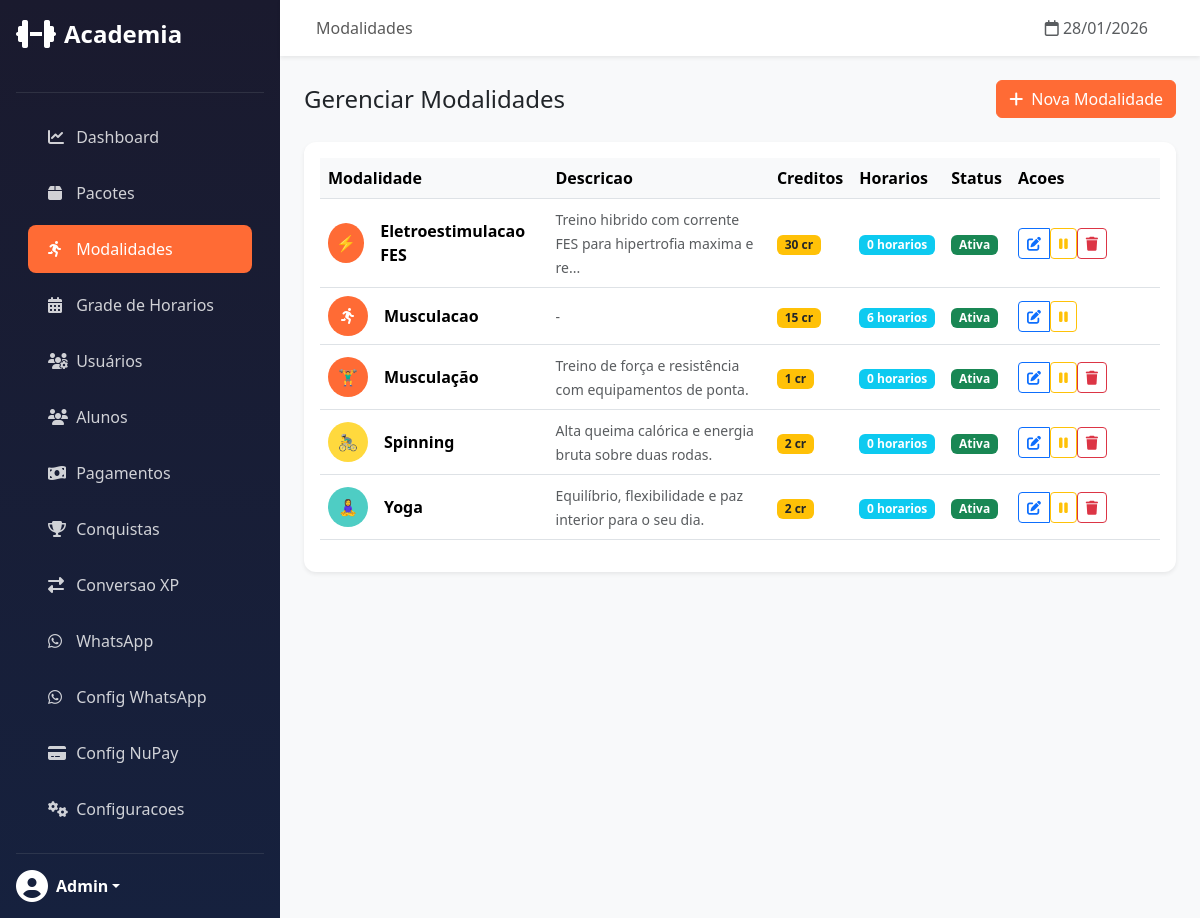
/admin/modalities/ (signed in), run on the app's committed database.
### app/models/user.py (models this page shows, shortened)
class User(UserMixin, db.Model):
    __tablename__ = 'users'
    id = db.Column(db.Integer, primary_key=True)
    name = db.Column(db.String(100), nullable=False)
    email = db.Column(db.String(120), unique=True, nullable=False)
    phone = db.Column(db.String(20), nullable=False)
    password_hash = db.Column(db.String(256), nullable=False)
    cpf = db.Column(db.String(14), nullable=True)  # Formato: 123.456.789-00
    gender = db.Column(db.Enum(Gender), nullable=True)
    role = db.Column(db.String(20), default='student')
    xp = db.Column(db.Integer, default=0)  # XP total historico (para ranking)
    level = db.Column(db.Integer, default=1)
    xp_available = db.Column(db.Integer, default=0)  # XP disponivel para conversao (janela 3 meses)
    credits_balance = db.Column(db.Integer, default=0)  # Total de creditos ativos (wallets)
    photo_url = db.Column(db.String(255))
    is_active = db.Column(db.Boolean, default=True)
    created_at = db.Column(db.DateTime, default=datetime.utcnow)
    updated_at = db.Column(db.DateTime, default=datetime.utcnow, onupdate=datetime.utcnow)
    last_login = db.Column(db.DateTime)

### app/models/modality.py (models this page shows, shortened)
class Modality(db.Model):
    __tablename__ = 'modalities'
    id = db.Column(db.Integer, primary_key=True)
    name = db.Column(db.String(100), nullable=False)
    description = db.Column(db.Text)
    color = db.Column(db.String(7), default='#FF6B35')
    icon = db.Column(db.String(50))  # Emoji ou FontAwesome
    is_active = db.Column(db.Boolean, default=True)
    credits_cost = db.Column(db.Integer, default=1, nullable=False)
    is_featured = db.Column(db.Boolean, default=False)  # Destaque na landing page
    requires_gender_segregation = db.Column(db.Boolean, default=False)
    created_at = db.Column(db.DateTime, default=datetime.utcnow)
    updated_at = db.Column(db.DateTime, default=datetime.utcnow, onupdate=datetime.utcnow)
    schedules = db.relationship('ClassSchedule', backref='modality', lazy=True)

### app/routes/admin/modalities.py (the view)
@modalities_bp.route('/')
@login_required
@admin_required
def list_modalities():
    modalities = Modality.query.order_by(Modality.name).all()
    return render_template('admin/modalities/list.html', modalities=modalities)

### app/routes/admin/dashboard.py (called while the page is built)
def admin_required(f):
    @wraps(f)
    def decorated_function(*args, **kwargs):
        if not current_user.is_authenticated or current_user.role != 'admin':
            abort(403)
        return f(*args, **kwargs)
    return decorated_function

### app/templates/admin/modalities/list.html (shortened to what this page needs)
{% extends "admin/base.html" %}
{% block page_title %}Modalidades{% endblock %}
{% block content %}
<div class="d-flex justify-content-between align-items-center mb-4">
    <h4 class="mb-0">Gerenciar Modalidades</h4>
    <a href="{{ url_for('admin_modalities.create_modality') }}" class="btn btn-primary">
        <i class="fas fa-plus me-2"></i>Nova Modalidade
    </a>
</div>
<div class="card">
    <div class="card-body">
        {% if modalities %}
        <div class="table-responsive">
            <table class="table table-hover align-middle">
                <thead>
                    <tr>
                        <th>Modalidade</th>
                        <th>Descricao</th>
                        <th>Creditos</th>
                        <th>Horarios</th>
                        <th>Status</th>
                        <th style="width: 150px;">Acoes</th>
                    </tr>
                </thead>
                <tbody>
                    {% for modality in modalities %}
                    <tr class="{{ 'table-secondary' if not modality.is_active }}">
                        <td>
                            <div class="d-flex align-items-center">
                                <div class="rounded-circle me-3 d-flex align-items-center justify-content-center"
                                    style="width: 40px; height: 40px; background-color: {{ modality.color }};">
                                    {% if modality.icon %}
                                    <span class="text-white">{{ modality.icon }}</span>
                                    {% else %}
                                    <i class="fas fa-running text-white"></i>
                                    {% endif %}
                                </div>
                                <strong>{{ modality.name }}</strong>
                            </div>
                        </td>
                        <td>
                            <small class="text-muted">{{ modality.description[:60] if modality.description else '-' }}{{
                                '...' if modality.description and modality.description|length > 60 }}</small>
                        </td>
                        <td>
                            <span class="badge bg-warning text-dark">{{ modality.credits_cost }} cr</span>
                        </td>
                        <td>
                            <span class="badge bg-info">{{ modality.schedules|length }} horarios</span>
                        </td>
                        <td>
                            {% if modality.is_active %}
                            <span class="badge bg-success">Ativa</span>
                            {% else %}
                            <span class="badge bg-secondary">Inativa</span>
                            {% endif %}
                        </td>
                        <td>
                            <div class="btn-group">
                                <a href="{{ url_for('admin_modalities.edit_modality', id=modality.id) }}"
                                    class="btn btn-sm btn-outline-primary" title="Editar">
                                    <i class="fas fa-edit"></i>
                                </a>
                                <form action="{{ url_for('admin_modalities.toggle_modality', id=modality.id) }}"
                                    method="POST" class="d-inline">
                                    <button type="submit"
                                        class="btn btn-sm btn-outline-{{ 'warning' if modality.is_active else 'success' }}"
                                        title="{{ 'Desativar' if modality.is_active else 'Ativar' }}">
                                        <i class="fas fa-{{ 'pause' if modality.is_active else 'play' }}"></i>
                                    </button>
                                </form>
                                {% if not modality.schedules %}
                                <form action="{{ url_for('admin_modalities.delete_modality', id=modality.id) }}"
                                    method="POST" class="d-inline"
                                    onsubmit="return confirm('Tem certeza que deseja excluir esta modalidade?')">
                                    <button type="submit" class="btn btn-sm btn-outline-danger" title="Excluir">
                                        <i class="fas fa-trash"></i>
                                    </button>
                                </form>
                                {% endif %}
                            </div>
                        </td>
                    </tr>
                    {% endfor %}
                </tbody>
            </table>
        </div>
        {% endif %}
    </div>
</div>
{% endblock %}

### app/templates/admin/base.html (shortened to what this page needs)
{% extends "base.html" %}
{% block body %}
<div class="d-flex">
    <nav class="sidebar d-flex flex-column p-3" style="width: 280px;">
        <a href="{{ url_for('admin.dashboard') }}"
            class="d-flex align-items-center mb-4 text-white text-decoration-none">
            <i class="fas fa-dumbbell fa-2x me-2"></i>
            <span class="fs-4 fw-bold">Academia</span>
        </a>
        <hr class="border-secondary">
        <ul class="nav nav-pills flex-column mb-auto">
            <li class="nav-item">
                <a href="{{ url_for('admin.dashboard') }}"
                    class="nav-link {% if request.endpoint == 'admin.dashboard' %}active{% endif %}">
                    <i class="fas fa-chart-line"></i> Dashboard
                </a>
            </li>
            <li class="nav-item">
                <a href="{{ url_for('admin_packages.list_packages') }}"
                    class="nav-link {% if 'packages' in request.endpoint %}active{% endif %}">
                    <i class="fas fa-box"></i> Pacotes
                </a>
            </li>
            <li class="nav-item">
                <a href="{{ url_for('admin_modalities.list_modalities') }}"
                    class="nav-link {% if 'modalities' in request.endpoint %}active{% endif %}">
                    <i class="fas fa-running"></i> Modalidades
                </a>
            </li>
            <li class="nav-item">
                <a href="{{ url_for('admin_schedules.list_schedules') }}"
                    class="nav-link {% if 'schedules' in request.endpoint %}active{% endif %}">
                    <i class="fas fa-calendar-alt"></i> Grade de Horarios
                </a>
            </li>
            <li class="nav-item">
                <a href="{{ url_for('admin_users.list_users') }}"
                    class="nav-link {% if 'users' in request.endpoint %}active{% endif %}">
                    <i class="fas fa-users-cog"></i> Usuários
                </a>
            </li>
            <li class="nav-item">
                <a href="{{ url_for('admin_users.list_users', role='student') }}"
                    class="nav-link {% if 'users' in request.endpoint and request.args.get('role') == 'student' %}active{% endif %}">
                    <i class="fas fa-users"></i> Alunos
                </a>
            </li>
            <li class="nav-item">
                <a href="{{ url_for('admin_payments.pending_payments') }}"
                    class="nav-link {% if 'payments' in request.endpoint %}active{% endif %}">
                    <i class="fas fa-money-bill-wave"></i> Pagamentos
                </a>
            </li>
            <li class="nav-item">
                <a href="{{ url_for('admin_achievements.list_achievements') }}"
                    class="nav-link {% if 'achievements' in request.endpoint %}active{% endif %}">
                    <i class="fas fa-trophy"></i> Conquistas
                </a>
            </li>
            <li class="nav-item">
                <a href="{{ url_for('admin_conversion_rules.list_rules') }}"
                    class="nav-link {% if 'conversion_rules' in request.endpoint %}active{% endif %}">
                    <i class="fas fa-exchange-alt"></i> Conversao XP
                </a>
            </li>
            <li class="nav-item">
                <a href="{{ url_for('admin_whatsapp.list_templates') }}"
                    class="nav-link {% if 'whatsapp' in request.endpoint and 'megaapi' not in request.endpoint %}active{% endif %}">
                    <i class="fab fa-whatsapp"></i> WhatsApp
                </a>
            </li>
            <li class="nav-item">
                <a href="{{ url_for('admin_megaapi.settings') }}"
                    class="nav-link {% if 'megaapi' in request.endpoint %}active{% endif %}">
                    <i class="fab fa-whatsapp"></i> Config WhatsApp
                </a>
            </li>
            <li class="nav-item">
                <a href="{{ url_for('admin_nupay.settings') }}"
                    class="nav-link {% if 'nupay' in request.endpoint %}active{% endif %}">
                    <i class="fas fa-credit-card"></i> Config NuPay
                </a>
            </li>
            <li class="nav-item">
                <a href="{{ url_for('admin_settings.index') }}"
                    class="nav-link {% if 'settings' in request.endpoint and 'megaapi' not in request.endpoint %}active{% endif %}">
                    <i class="fas fa-cogs"></i> Configuracoes
                </a>
            </li>
        </ul>
        <hr class="border-secondary">
        <div class="dropdown">
            <a href="#" class="d-flex align-items-center text-white text-decoration-none dropdown-toggle"
                data-bs-toggle="dropdown">
                <i class="fas fa-user-circle fa-2x me-2"></i>
                <strong>{{ current_user.name }}</strong>
            </a>
        </div>
    </nav>
    <main class="main-content flex-grow-1">
        <nav class="navbar navbar-expand-lg navbar-light bg-white shadow-sm px-4">
            <div class="container-fluid">
                <span class="navbar-text">
                    {% block page_title %}Dashboard{% endblock %}
                </span>
                <div class="d-flex align-items-center">
                    <span class="text-muted me-3">
                        <i class="far fa-calendar"></i> {{ now().strftime('%d/%m/%Y') }}
                    </span>
                </div>
            </div>
        </nav>
        <div class="p-4">
            {% block content %}{% endblock %}
        </div>
    </main>
</div>
{% endblock %}

### app/templates/admin/base.html (style rules this page uses)
.sidebar { min-height: 100vh; background: linear-gradient(180deg, #1a1a2e 0%, #16213e 100%); }
.sidebar .nav-link { color: rgba(255, 255, 255, 0.8); padding: 12px 20px; border-radius: 8px; margin: 4px 12px; transition: all 0.3s; }
.sidebar .nav-link.active { background: var(--primary-color); color: #fff; }
.sidebar .nav-link i { width: 24px; }
.main-content { background-color: #f8f9fa; min-height: 100vh; }
.card { border: none; box-shadow: 0 0.125rem 0.25rem rgba(0, 0, 0, 0.075); border-radius: 12px; }
.table th { font-weight: 600; background-color: #f8f9fa; }

### app/templates/base.html (style rules this page uses)
:root { --primary-color: #FF6B35; --secondary-color: #004E89; }
body { min-height: 100vh; display: flex; flex-direction: column; }
.btn-primary { background-color: var(--primary-color); border-color: var(--primary-color); }
main { flex: 1; }

### data on the page
User: name "Admin"
Modality: icon "⚡", name "Eletroestimulacao FES", description "Treino hibrido com corrente FES para hipertrofia maxima e re", description "...", credits_cost "30", schedules|length "0", is_active "Ativa"
Modality: name "Musculacao", description "-", credits_cost "15", schedules|length "6", is_active "Ativa"
Modality: icon "🏋️‍♂️", name "Musculação", description "Treino de força e resistência com equipamentos de ponta.", credits_cost "1", schedules|length "0", is_active "Ativa"
Modality: icon "🚴‍♂️", name "Spinning", description "Alta queima calórica e energia bruta sobre duas rodas.", credits_cost "2", schedules|length "0", is_active "Ativa"
Modality: icon "🧘‍♀️", name "Yoga", description "Equilíbrio, flexibilidade e paz interior para o seu dia.", credits_cost "2", schedules|length "0", is_active "Ativa"
